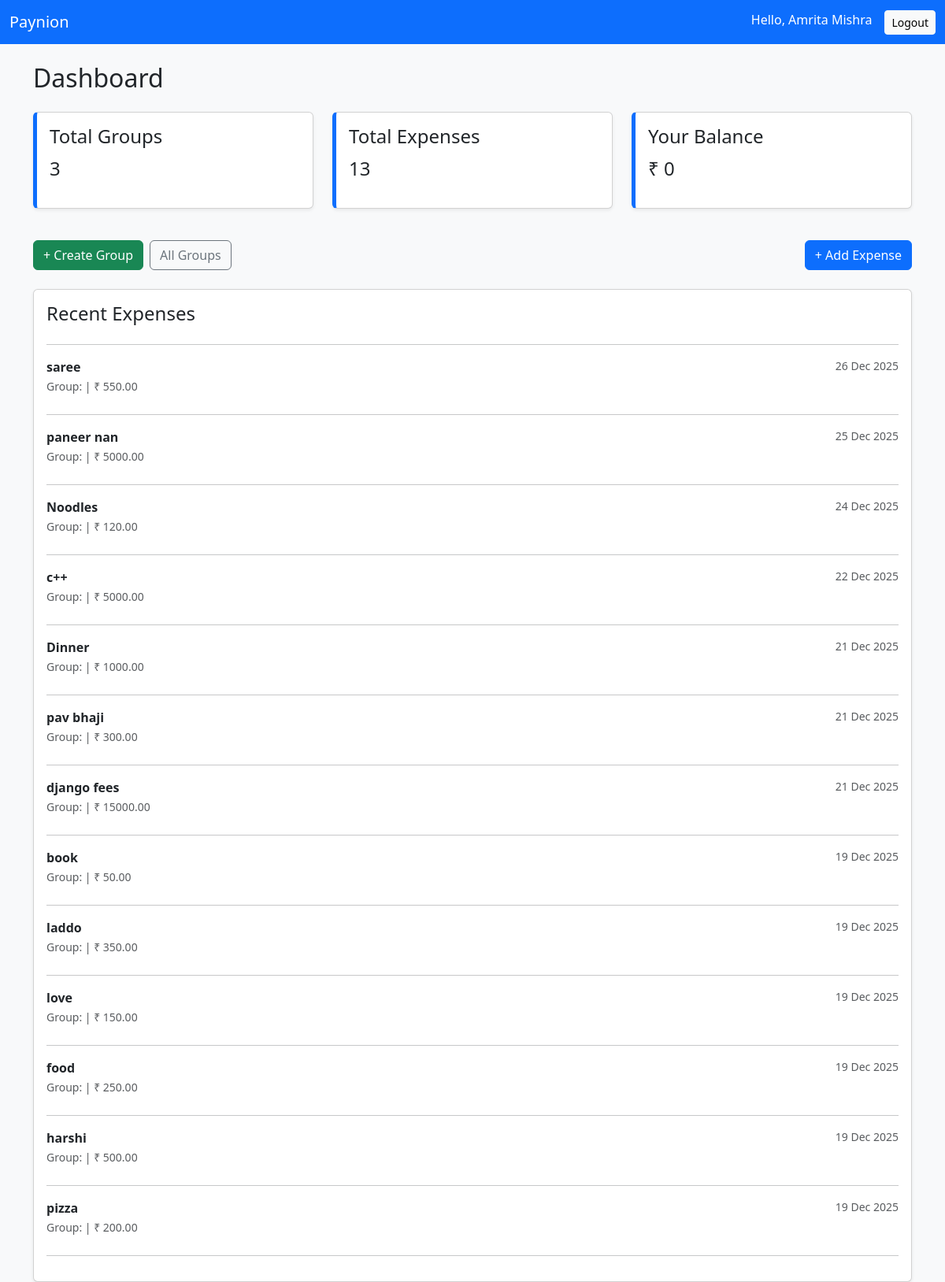
Page /accounts/dashboard/ (signed in) on the committed database.
### accounts/models.py (models this page shows, shortened)
class CustomUser(AbstractUser):
    email = models.EmailField(unique=True)
    full_name = models.CharField(max_length=255)
    phone = models.CharField(max_length=10, blank=True, null=True)
    profile_image = models.ImageField(upload_to=user_profile_path, default='default_profile.png')
    bio = models.CharField(max_length=255, blank=True, null=True)
    USERNAME_FIELD = 'email'
    REQUIRED_FIELDS = ['username', 'full_name']   # keep username but don't use for login

### expenses/models.py (models this page shows, shortened)
class Expense(models.Model):
    SPLIT_TYPES = [
        ("equal", "Equal"),
        ("percentage", "Percentage"),
        ("custom", "Custom"),
    ]
    group = models.ForeignKey(Group, on_delete=models.CASCADE, related_name="expenses")
    amount = models.DecimalField(max_digits=10, decimal_places=2)
    description = models.CharField(max_length=255)
    paid_by = models.ForeignKey(User, on_delete=models.CASCADE, related_name="paid_expenses")
    split_type = models.CharField(max_length=20, choices=SPLIT_TYPES, default="equal")
    created_at = models.DateTimeField(auto_now_add=True)
    class Meta:
        ordering = ["-created_at"]   # 🔥 newest expense first

### accounts/views.py (the view)
# urls.py: path('dashboard/',views.dashboard, name='dashboard'),
@login_required
def dashboard(request):
    total_groups = Group.objects.filter(members=request.user).count()
    total_expenses = Expense.objects.filter(paid_by=request.user).count()
    pending_invites = GroupInvite.objects.filter(
        email=request.user.email,
        is_accepted=False
    )
    recent_expenses = Expense.objects.filter(paid_by=request.user).order_by('-created_at')
    balance = 0
    return render(request, "accounts/dashboard.html", {
        "total_groups": total_groups,
        "total_expenses": total_expenses,
        "recent_expenses": recent_expenses,
        "balance": balance,
    })

### accounts/templates/accounts/dashboard.html (shortened to what this page needs)
{% load static %}
<!DOCTYPE html>
<html lang="en">
<head>
    <link rel="stylesheet"
          href="https://cdn.jsdelivr.net/npm/bootstrap@5.3.2/dist/css/bootstrap.min.css">
</head>
<body class="bg-light">
<nav class="navbar navbar-expand-lg navbar-dark bg-primary">
    <div class="container-fluid">
        <a class="navbar-brand" href="#">Paynion</a>
        <div class="d-flex">
            <span class="text-white me-3">
                Hello, {{ request.user.full_name }}
            </span>
            <a href="{% url 'accounts:logout' %}" class="btn btn-light btn-sm">
                Logout
            </a>
        </div>
    </div>
</nav>
<div class="container mt-4">
    <h2 class="mb-4">Dashboard</h2>
    <div class="row">
        <div class="col-md-4 mb-3">
            <div class="card p-3 shadow-sm card-summary">
                <h4>Total Groups</h4>
                <p class="fs-4">{{ total_groups|default:"0" }}</p>
            </div>
        </div>
        <div class="col-md-4 mb-3">
            <div class="card p-3 shadow-sm card-summary">
                <h4>Total Expenses</h4>
                <p class="fs-4">{{ total_expenses|default:"0" }}</p>
            </div>
        </div>
        <div class="col-md-4 mb-3">
            <div class="card p-3 shadow-sm card-summary">
                <h4>Your Balance</h4>
                <p class="fs-4">₹ {{ balance|default:"0" }}</p>
            </div>
        </div>
    </div>
<div class="d-flex justify-content-between my-4">
    <div class="d-flex gap-2">
        <a href="{% url 'groups:create_group' %}" class="btn btn-success">
            + Create Group
        </a>
        <a href="{% url 'groups:view_all_group' %}"
        class="btn btn-outline-secondary">
            All Groups
        </a>
    </div>
    <a href="{% url 'groups:view_all_group' %}?from=add_expense"
    class="btn btn-primary">
        + Add Expense
    </a>
</div>
    <div class="card shadow-sm p-3">
        <h4>Recent Expenses</h4>
        <hr>
        {% if recent_expenses %}
            {% for exp in recent_expenses %}
                <div class="d-flex justify-content-between mb-2">
                    <div>
                        <strong>{{ exp.description }}</strong>
                        <br>
                        <small class="text-muted">
                            Group: {{ exp.group.name }} |
                            ₹ {{ exp.amount }}
                        </small>
                    </div>
                    <small class="text-muted">
                        {{ exp.created_at|date:"d M Y" }}
                    </small>
                </div>
                <hr>
            {% endfor %}
        {% else %}
            <p class="text-muted">No recent expenses found.</p>
        {% endif %}
    </div>
</div>
</body>
</html>

### accounts/templates/accounts/dashboard.html (style rules this page uses)
.card-summary { border-left: 5px solid #0d6efd; }

### rows in the picture
CustomUser: user.full_name "Amrita Mishra"
Expense: description "saree", amount "550.00", created_at "26 Dec 2025"
Expense: description "paneer nan", amount "5000.00", created_at "25 Dec 2025"
Expense: description "Noodles", amount "120.00", created_at "24 Dec 2025"
Expense: description "c++", amount "5000.00", created_at "22 Dec 2025"
Expense: description "Dinner", amount "1000.00", created_at "21 Dec 2025"
Expense: description "pav bhaji", amount "300.00", created_at "21 Dec 2025"
Expense: description "django fees", amount "15000.00", created_at "21 Dec 2025"
Expense: description "book", amount "50.00", created_at "19 Dec 2025"
Expense: description "laddo", amount "350.00", created_at "19 Dec 2025"
Expense: description "love", amount "150.00", created_at "19 Dec 2025"
Expense: description "food", amount "250.00", created_at "19 Dec 2025"
Expense: description "harshi", amount "500.00", created_at "19 Dec 2025"
Expense: description "pizza", amount "200.00", created_at "19 Dec 2025"

### other values in the picture
{{ total_groups|default:"0" }} "3"
{{ total_expenses|default:"0" }} "13"
{{ balance|default:"0" }} "0"
